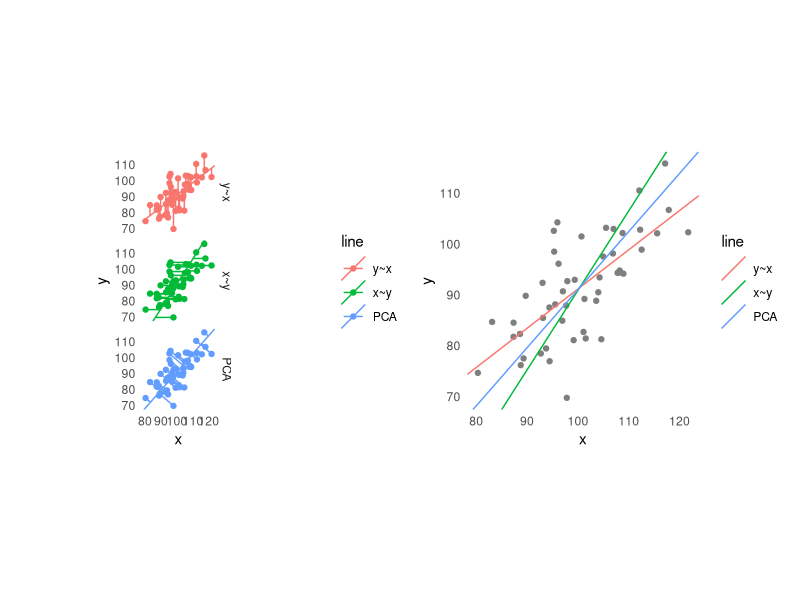
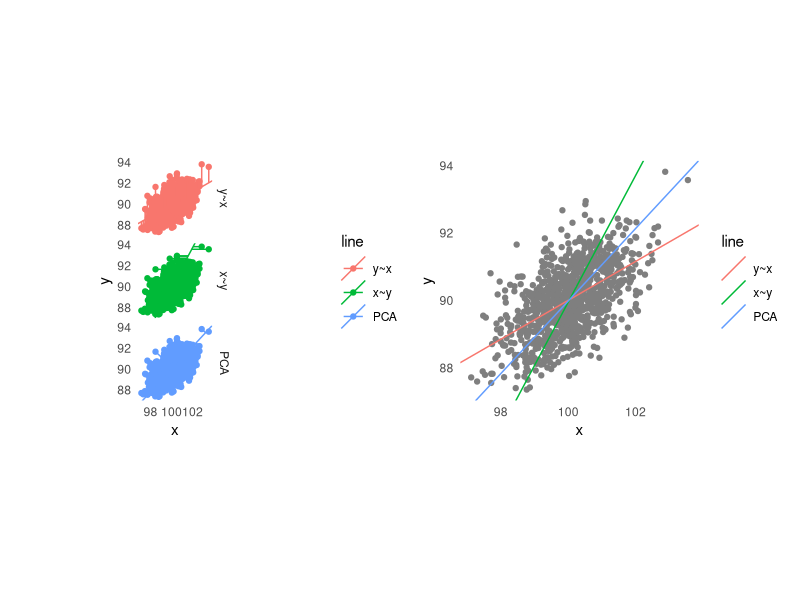
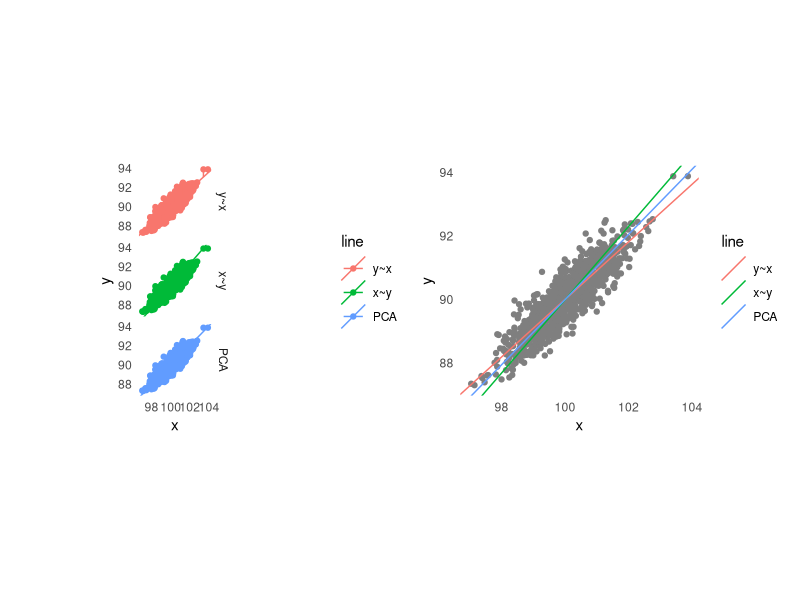
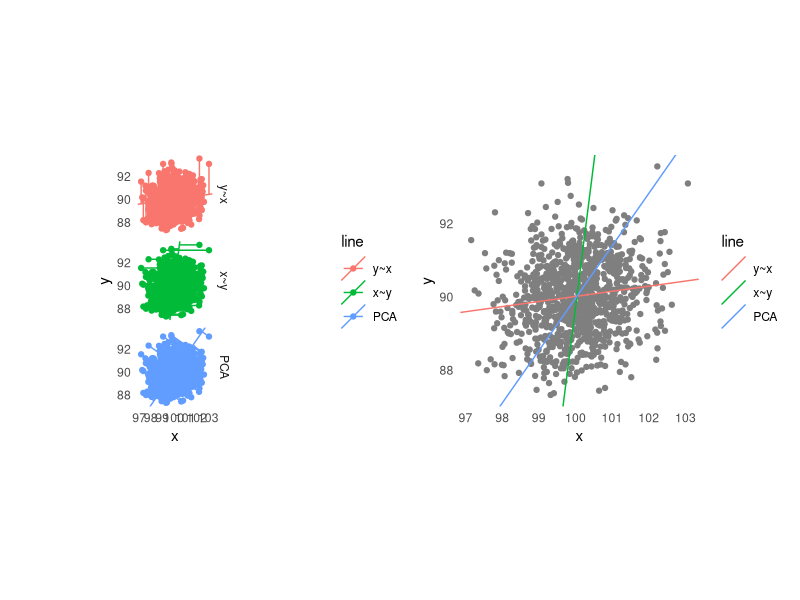
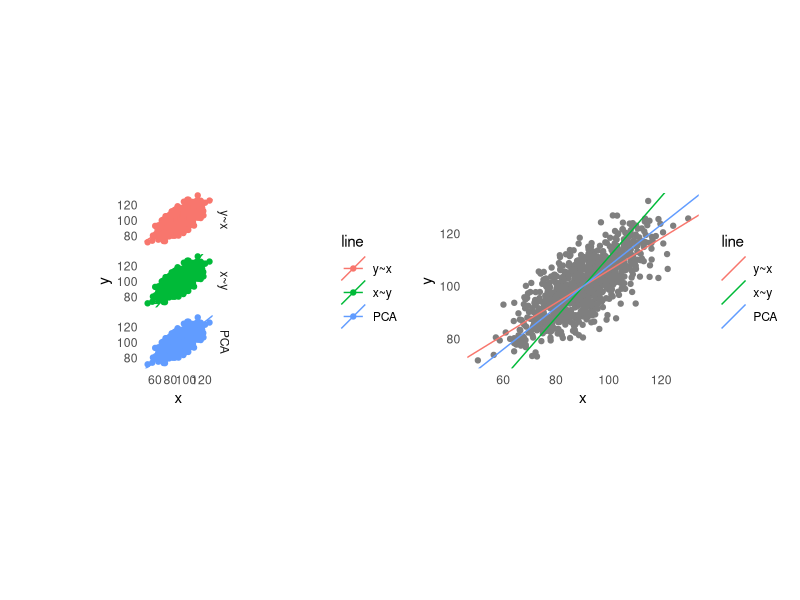
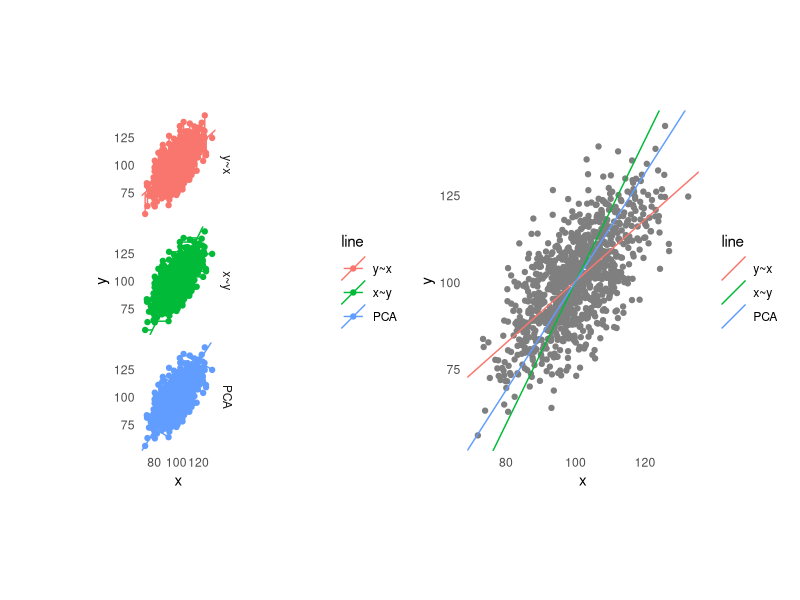
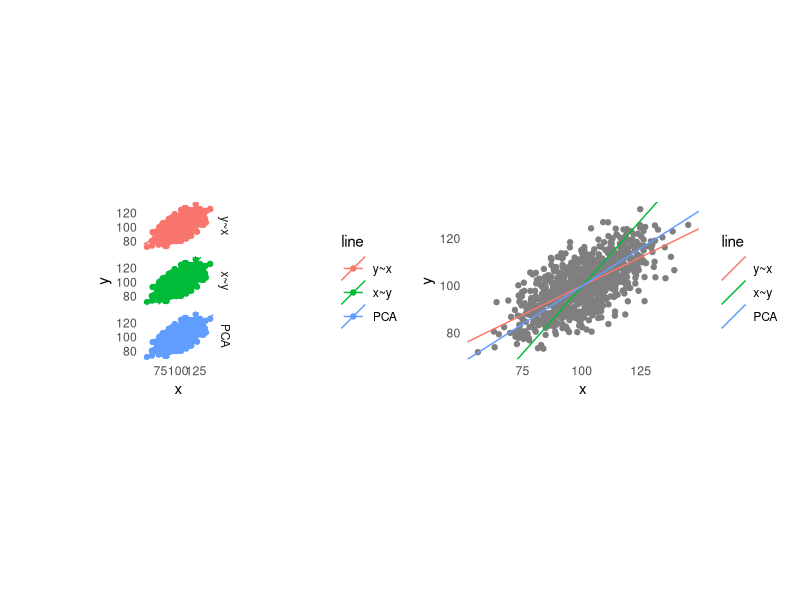
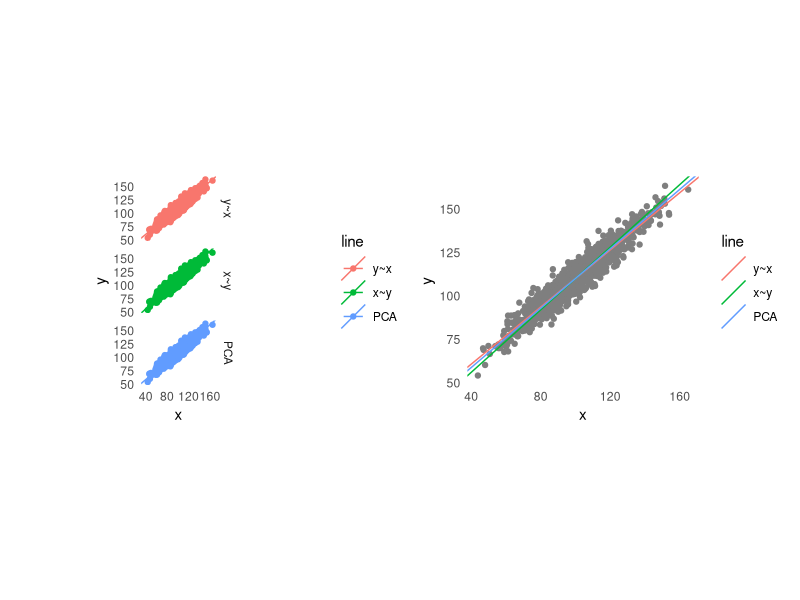

The R script that drew these images, in order:
#exploring different ways of drawing lines of best fit on scatter plots
library(tidyverse)
library(mvtnorm)
library(patchwork)

#to do:
#update labels to use the correct names
#potential have 3 or 4 different types of data, and a plot for each
#add a references section and write up

make_plots <- function(x,y) {
#model y using x (standard best fit line)
line1 <- lm(y~x)$coef
line1.slope <- line1[2]
line1.intercept <- line1[1]
#model x using y (what if x is actually predicted by y, not true)
line2 <- lm(x~y)$coef
#y = mx + c
#(y-c) = mx
#x = (1/m)y - (c/m)
line2.slope <- (1/line2[2])
line2.intercept <- -(line2[1]/line2[2])

#calculate the principal components of x/y
pca <- prcomp(cbind(x,y))$rotation
pca.slope <- pca[2,1] / pca[1,1]
pca.intercept <- mean(y) - (pca.slope * mean(x))

#calculate predicted positions on each line, and corresponding "residual" lines
data <- data.frame(x,y)
data %>%
  mutate(yhat_line1=(x*line1.slope+line1.intercept),
         xhat_line1=x,
         yhat_line2=y,
         xhat_line2=(y-line2.intercept)/line2.slope,
         #https://en.wikipedia.org/wiki/Distance_from_a_point_to_a_line
         a=pca.slope,
         b=-1,
         c=pca.intercept,
         xhat_line3=(b*(b*x-a*y)-(a*c))/((a*a)+(b*b)),
         yhat_line3=(a*(-b*x+a*y)-(b*c))/((a*a)+(b*b)),
         #want slopes/intercepts in this data frame:
         slope_line1=line1.slope,
         slope_line2=line2.slope,
         slope_line3=pca.slope,
         intercept_line1=line1.intercept,
         intercept_line2=line2.intercept,
         intercept_line3=pca.intercept
         )%>% 
  select(-c(a,b,c)) %>%
  #transpose to a long form
  gather(key="key",value="value",-c(x,y)) %>% 
  # have "yhat_line1", want two colums of "yhat" "line1"
  separate(key,c("type","line"),"_") %>% 
  #then transpose so we have cols for xhat, yhat etc
  spread(key="type",value="value") %>%
  #calculate the residuals for each method
  #i.e. the distance from the point to the line
  mutate(line=case_when(
           line=="line1" ~ "y~x",
           line=="line2" ~ "x~y",
           line=="line3" ~ "PCA"
         ),
         line=factor(line,levels=c("y~x","x~y","PCA"))) -> data


#facetted scatter plot with three sets of residual lines
data %>% 
  ggplot() +
  facet_grid(line ~ .) +
  geom_point(aes(x=x,y=y,colour=line))+
  geom_abline(aes(slope=slope,intercept=intercept,colour=line))+
  geom_segment(aes(x=x,y=y,xend=xhat,yend=yhat,colour=line))+
  coord_equal() +
  theme_minimal() +
  theme(panel.grid=element_blank()) -> plot1

#basic scatter plot
ggplot() +
  geom_point(data=distinct(data,x,y),
             aes(x=x,y=y),colour="grey50")+
  geom_abline(data=distinct(data,line,slope,intercept),
              aes(slope=slope,intercept=intercept,colour=line))+
  coord_equal() +
  theme_minimal() +
  theme(panel.grid=element_blank()) -> plot2


#need to transpose the data again to be able to do the residuals
#want a 3 x 3 grid, where we have 3 distance types (x,y,x+y) and 3 lines...

#TO DO!!
  
print(plot1+plot2)
  

}


#simulate x/y using simple sets of distributions
set.seed(123)
x <- rnorm(50,mean=100,sd=10)
# y = 0.8 * x + noise
y <- 0.8 * x + rnorm(50,mean=10,sd=8)
make_plots(x,y)

#actual multivariate normal case:
mean <- c(100,90)
sigma <- as.matrix(rbind(c(1,0.6),c(0.6,1)))
set.seed(123)
data.matrix <- rmvnorm(1000,mean,sigma)
x <- data.matrix[,1]
y <- data.matrix[,2]

make_plots(x,y)


#highly correlated rvnorm
mean <- c(100,90)
sigma <- as.matrix(rbind(c(1,0.9),c(0.9,1)))
set.seed(123)
data.matrix <- rmvnorm(1000,mean,sigma)
x <- data.matrix[,1]
y <- data.matrix[,2]

make_plots(x,y)



#lowly correlated rvnorm
mean <- c(100,90)
sigma <- as.matrix(rbind(c(1,0.2),c(0.2,1)))
set.seed(123)
data.matrix <- rmvnorm(1000,mean,sigma)
x <- data.matrix[,1]
y <- data.matrix[,2]

make_plots(x,y)


#look at what if we are measuring the wrong way round
set.seed(123)
y <- rnorm(1000,mean=100,sd=10)
# y = 0.8 * x + noise
x <- 0.8 * y + rnorm(1000,mean=10,sd=8)
make_plots(x,y)

#look at first approach with higher noise...

set.seed(123)
x <- rnorm(1000,mean=100,sd=10)
# y = 0.8 * x + noise
y <- 0.8 * x + rnorm(1000,mean=20,sd=10)
make_plots(x,y)


#look at what if we are measuring the wrong way round + high noise
set.seed(123)
y <- rnorm(1000,mean=100,sd=10)
# y = 0.8 * x + noise
x <- 0.8 * y + rnorm(1000,mean=20,sd=10)
make_plots(x,y)



#make more stretched out
set.seed(123)
x <- rnorm(1000,mean=100,sd=20)
# y = 0.8 * x + noise
y <- 0.8 * x + rnorm(1000,mean=30,sd=5)
make_plots(x,y)



#geometrically can think of levers
#if you draw a triangle, the hypotenuse is the middle PCA which balances both residuals
#the standard linear regression line only cares about vertical residuals, so is pulls the line flatter
#the reverses regression line only cares about horizontal, so pulls the line steaper
#draw the triangle + show movements.

#so if you think the true relationship is the standard regression,
#then by eye you will naturally overstate the relationship


#add an extra set of plots, show/calculate all three types of residual for the 3 different colours + facet...
#this will show what each technique is minimising.
